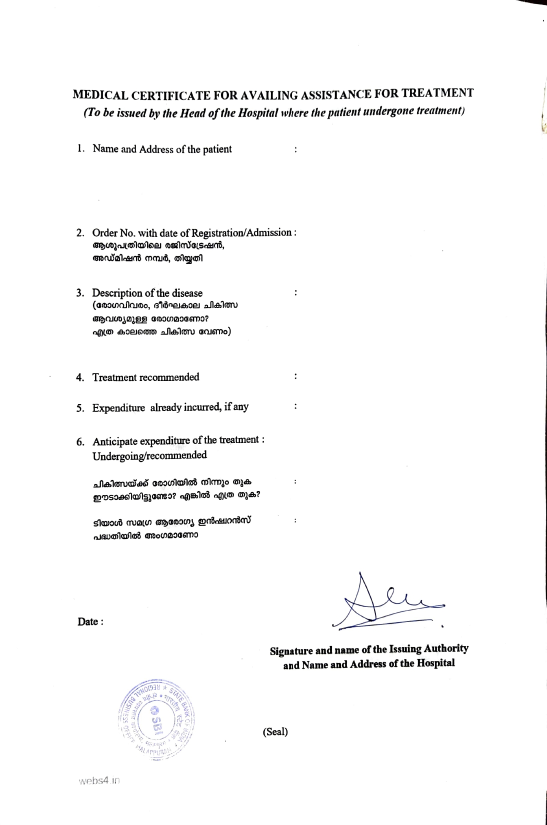
#> input picture model/data/train/accepting/Adobe Scan 22 Dec 2024 (2)_page-0001.jpg, 1094 x 1650 px (shown at 1/2 size); its folder holds only this picture in this run
$ python try2.py
#> lines starting #> are read from the running program, lines starting #| are printed output that depends on the picture; after the words box and inside, x2 and y2 are one past the last pixel; in counts of white or black regions, pixels touching at a corner belong together
import os
import cv2
import numpy as np
import tensorflow as tf
from tensorflow.keras import layers, models, callbacks # type: ignore
from sklearn.model_selection import KFold
from sklearn.metrics import confusion_matrix, classification_report
import matplotlib.pyplot as plt

# Constants
IMG_SIZE = 128
BATCH_SIZE = 32
EPOCHS = 30
FOLDS = 5
SEED = 42

# Preprocessing Functions
def preprocess_image(image_path, output_path=None):
    try:
        # Load image in grayscale
        img = cv2.imread(image_path, cv2.IMREAD_GRAYSCALE)
#> img: shape (1650, 1094); min 0, max 255, mean 248.3
        if img is None:
            raise ValueError(f"Image at {image_path} could not be loaded.")

        # Crop the bottom half of the image
        height, width = img.shape
#> height = 1650; width = 1094
        bottom_half = img[height // 2:, :]
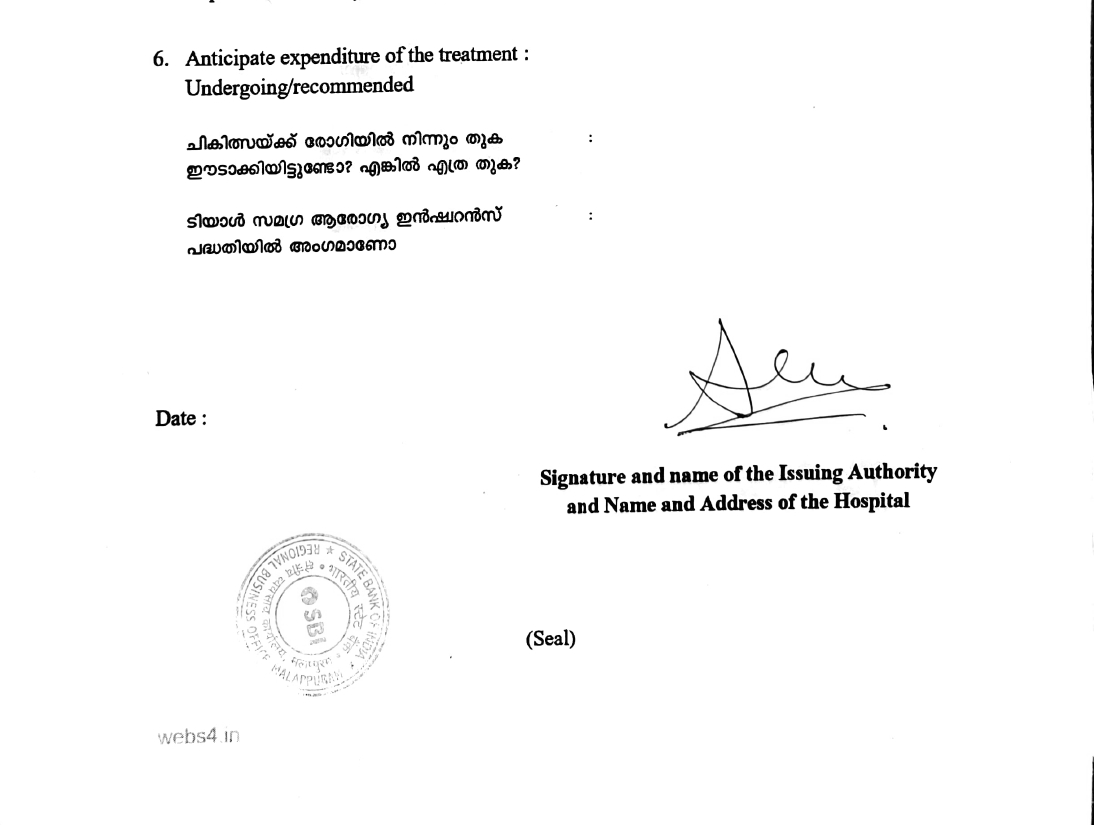
#> bottom_half: shape (825, 1094); min 0, max 255, mean 249.3

        # Apply Gaussian blur to reduce noise
        blurred = cv2.GaussianBlur(bottom_half, (5, 5), 0)

        # Thresholding to create a binary image
        _, binary = cv2.threshold(blurred, 0, 255, cv2.THRESH_BINARY + cv2.THRESH_OTSU)
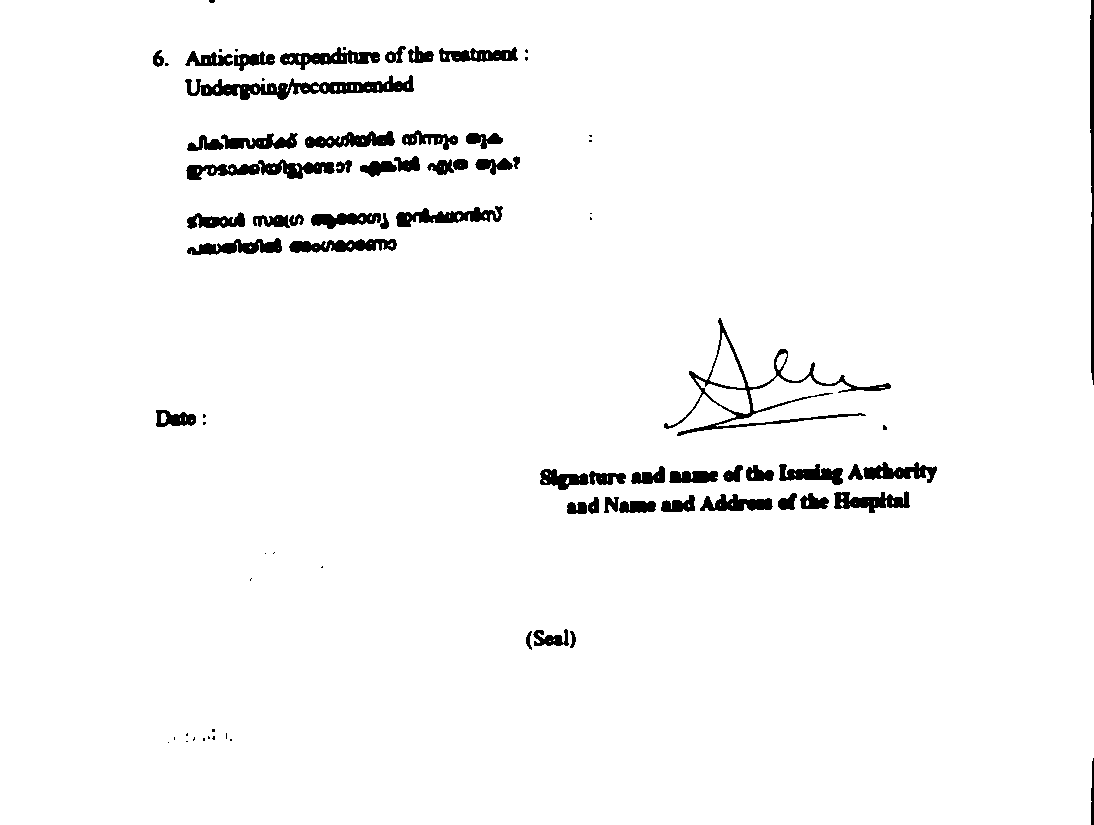
#> binary: shape (825, 1094); 96.8% white; 84 black regions (30 under 20 px)

        # Find contours
        contours, _ = cv2.findContours(binary, cv2.RETR_EXTERNAL, cv2.CHAIN_APPROX_SIMPLE)
#> contours = 1 contour; box (x1, y1, x2, y2) and area: (0, 0, 1094, 825) 899224

        # If contours are found, correct perspective if needed
        if contours:
            largest_contour = max(contours, key=cv2.contourArea)
#> largest_contour = contour of 46 points, box (x1, y1, x2, y2) (0, 0, 1094, 825), area 899224
            epsilon = 0.02 * cv2.arcLength(largest_contour, True)
#> epsilon = 76.8
            approx = cv2.approxPolyDP(largest_contour, epsilon, True)
#> approx = [[0, 0], [0, 824], [1090, 824], [1090, 0]]

            if len(approx) == 4:  # If a quadrilateral is detected
                # Define points for perspective transform
                pts = approx.reshape(4, 2)
#> pts = [[0, 0], [0, 824], [1090, 824], [1090, 0]]
                rect = np.zeros((4, 2), dtype="float32")

                # Sort points to order: top-left, top-right, bottom-right, bottom-left
                s = pts.sum(axis=1)
#> s = [0, 824, 1914, 1090]
                rect[0] = pts[np.argmin(s)]
                rect[2] = pts[np.argmax(s)]

                diff = np.diff(pts, axis=1)
#> diff = [0, 824, -266, -1090]
                rect[1] = pts[np.argmin(diff)]
                rect[3] = pts[np.argmax(diff)]

                # Calculate the max width and height of the new image
                (tl, tr, br, bl) = rect
                widthA = np.linalg.norm(br - bl)
                widthB = np.linalg.norm(tr - tl)
                maxWidth = max(int(widthA), int(widthB))

                heightA = np.linalg.norm(tr - br)
                heightB = np.linalg.norm(tl - bl)
                maxHeight = max(int(heightA), int(heightB))

                # Perspective transform
                dst = np.array([
                    [0, 0],
                    [maxWidth - 1, 0],
                    [maxWidth - 1, maxHeight - 1],
                    [0, maxHeight - 1]], dtype="float32")

                M = cv2.getPerspectiveTransform(rect, dst)
                warped = cv2.warpPerspective(binary, M, (maxWidth, maxHeight))
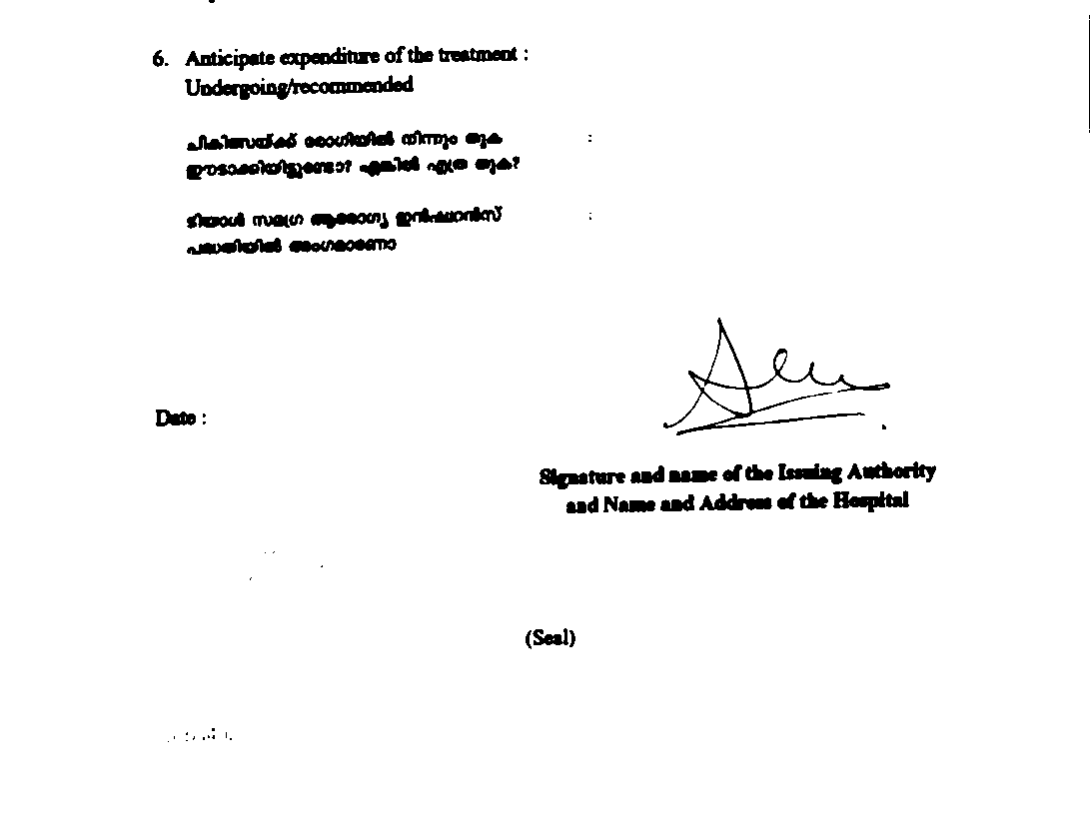
#> warped: shape (824, 1090); min 0, max 255, mean 247.3

                # Resize the perspective-corrected image
                resized_img = cv2.resize(warped, (IMG_SIZE, IMG_SIZE))
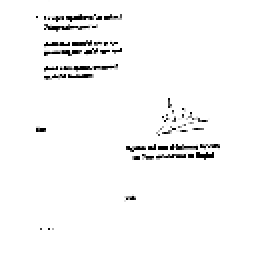
#> resized_img: shape (128, 128) (shown 2 times larger); min 0, max 255, mean 247.4
            else:
                # If no quadrilateral is detected, use the cropped bottom half
                resized_img = cv2.resize(binary, (IMG_SIZE, IMG_SIZE))
        else:
            # If no contours are found, use the cropped bottom half
            resized_img = cv2.resize(binary, (IMG_SIZE, IMG_SIZE))

        # Normalize pixel values
        normalized_img = resized_img / 255.0

        if output_path:
            # Save the preprocessed image
            os.makedirs(os.path.dirname(output_path), exist_ok=True)
            cv2.imwrite(output_path, (normalized_img * 255).astype(np.uint8))

            # [5 lines of commented-out code are left out]

        return normalized_img

    except Exception as e:
        print(f"Error processing {image_path}: {e}")
        return None

def preprocess_dataset(input_dir, output_dir=None):
    images, labels = [], []
    phases = ["train", "validation"] if output_dir else ["."]
    base_dir = input_dir

    for phase in phases:
        phase_input_dir = os.path.join(base_dir, phase) if output_dir else base_dir
        phase_output_dir = os.path.join(output_dir, phase) if output_dir else None

#> (the run stopped early here; a loop or call above may not have finished)
